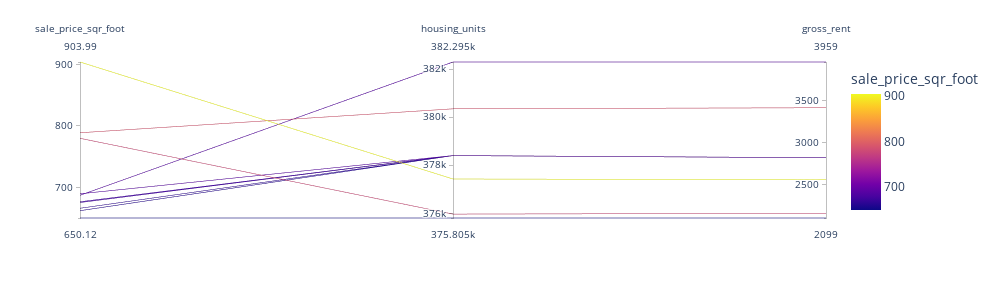

Notebook cell for this chart:
### Code cell
# Parallel Coordinates Plot
px.parallel_coordinates(
top_10_df,
color = "sale_price_sqr_foot",
height = 300,
width = 1000
)

### Figure 1 — Plotly figure (JSON) as saved in the notebook; plotly's stock layout.template omitted (floating-point values rounded to 4 significant figures)
{"data": [{"dimensions": [{"label": "sale_price_sqr_foot", "values": [904.0, 788.8, 779.8, 689.6, 687.1, 676.5, 675.4, 666.0, 662.0, 650.1]}, {"label": "housing_units", "values": [377400.0, 380348, 376000.0, 378401, 382295, 378401, 378401, 378401, 378401, 375805]}, {"label": "gross_rent", "values": [2555.0, 3414, 2155.0, 2817.0, 3959, 2817.0, 2817.0, 2817.0, 2817.0, 2099]}], "domain": {"x": [0, 1], "y": [0, 1]}, "line": {"color": [904.0, 788.8, 779.8, 689.6, 687.1, 676.5, 675.4, 666.0, 662.0, 650.1], "coloraxis": "coloraxis"}, "name": "", "type": "parcoords"}], "layout": {"coloraxis": {"colorbar": {"title": {"text": "sale_price_sqr_foot"}}, "colorscale": [[0, "#0d0887"], [0.1111, "#46039f"], [0.2222, "#7201a8"], [0.3333, "#9c179e"], [0.4444, "#bd3786"], [0.5556, "#d8576b"], [0.6667, "#ed7953"], [0.7778, "#fb9f3a"], [0.8889, "#fdca26"], [1, "#f0f921"]]}, "height": 300, "legend": {"tracegroupgap": 0}, "margin": {"t": 60}, "width": 1000}}
